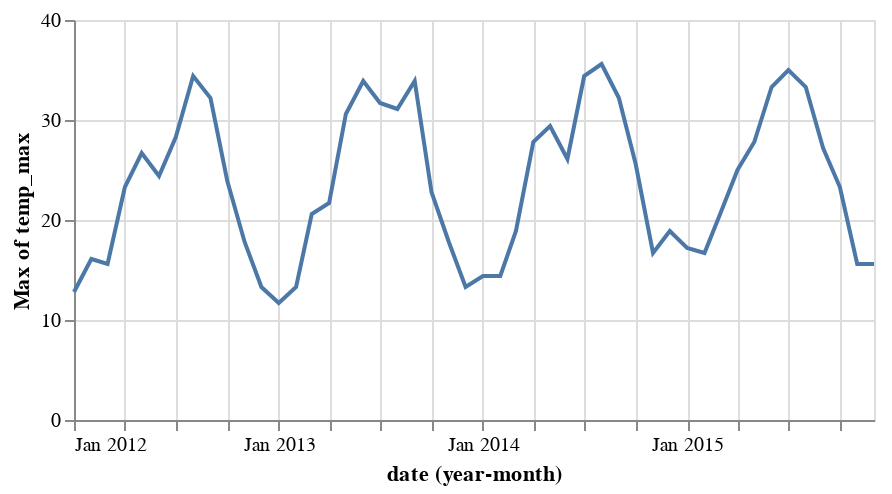

This figure's notebook cell:
### Markdown cell above
This chart shows that in Seattle the precipitation in the winter is, on average, much higher than summer (an unsurprising observation to those who live there!). By changing the mapping of encoding channels to data features, you can begin to explore the relationships within the data.

When looking at precipitation and temperature, we might want to aggregate by year and month (`yearmonth`) rather than just month. This allows us to see seasonal trends, with daily variation smoothed out. We might also wish to see the maximum and minimum temperature in each month:

### Code cell
alt.Chart(df, width=400, height=200).mark_line().encode(
    alt.X('date:T', timeUnit='yearmonth'),
    alt.Y('max(temp_max)'),
)

### Figure 1 — Vega-Lite specification as saved in the notebook (floating-point values rounded to 4 significant figures; data arrays with more than 128 entries replaced by an {"elided": "..."} marker saying what was removed)
{"$schema": "https://vega.github.io/schema/vega-lite/v1.2.1.json", "data": {"values": {"elided": "1461 records"}}, "encoding": {"x": {"field": "date", "timeUnit": "yearmonth", "type": "temporal"}, "y": {"aggregate": "max", "field": "temp_max", "type": "quantitative"}}, "height": 200, "mark": "line", "width": 400}
